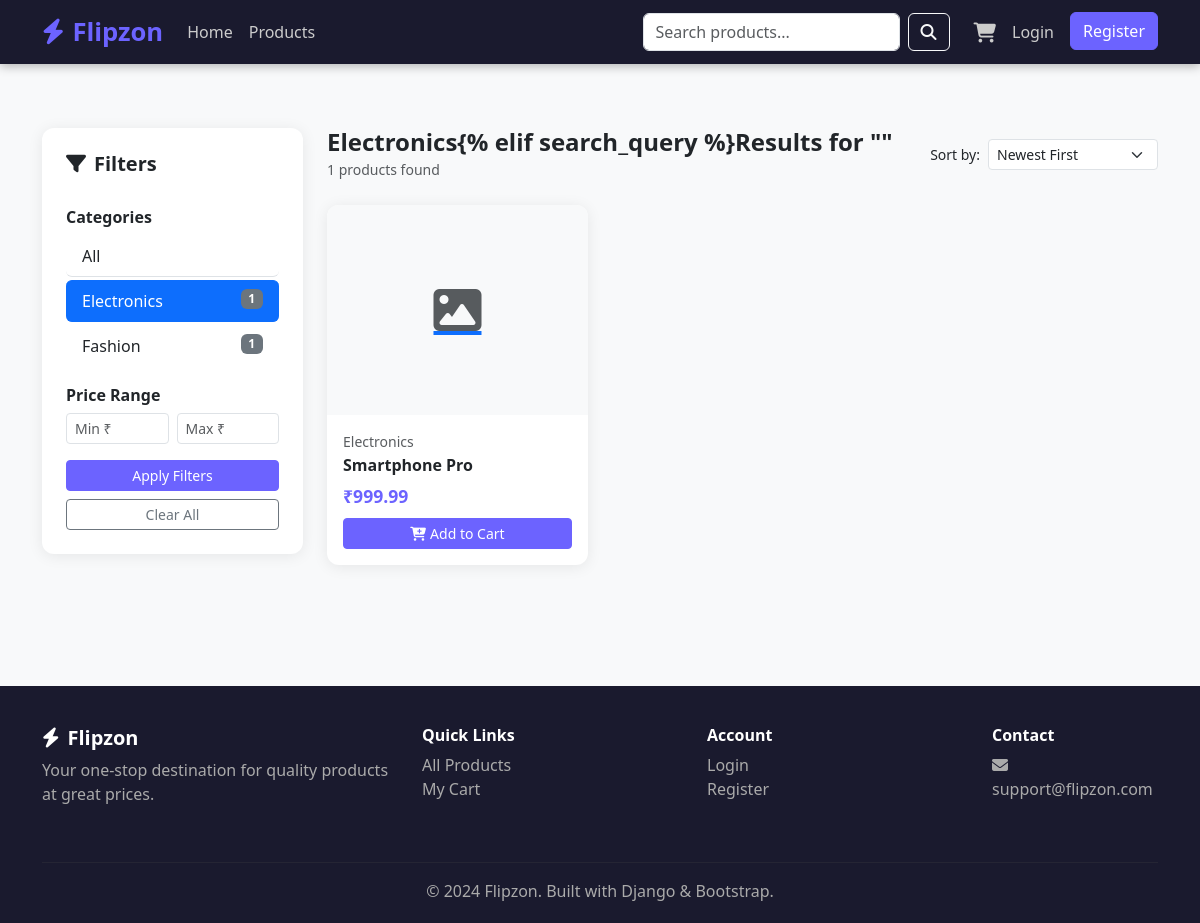
/products/?category=electronics, run on the app's committed database.
### store/models.py (models this page shows, shortened)
class Category(models.Model):
    name = models.CharField(max_length=200)
    slug = models.SlugField(unique=True, blank=True)
    description = models.TextField(blank=True)
    class Meta:
        verbose_name_plural = "Categories"
        ordering = ["name"]

class Product(models.Model):
    category = models.ForeignKey(
        Category,
        on_delete=models.CASCADE,
        related_name="products"
    )
    name = models.CharField(max_length=200)
    slug = models.SlugField(unique=True, blank=True)
    description = models.TextField()
    price = models.DecimalField(
        max_digits=10,
        decimal_places=2
    )
    discount_price = models.DecimalField(
        max_digits=10,
        decimal_places=2,
        blank=True,
        null=True
    )
    image = models.ImageField(
        upload_to="products/",
        blank=True,
        null=True
    )
    stock = models.PositiveIntegerField(default=0)
    available = models.BooleanField(default=True)
    featured = models.BooleanField(default=False)
    created_at = models.DateTimeField(auto_now_add=True)
    class Meta:
        ordering = ["-created_at"]
    @property
    def final_price(self):
        return self.discount_price if self.discount_price else self.price
    @property
    def in_stock(self):
        return self.stock > 0

### store/views.py (the view)
# urls.py: path('products/', views.product_list, name='product_list'),
def product_list(request):
    products = Product.objects.filter(available=True)
    categories = Category.objects.all()
    category_slug = request.GET.get("category")
    search_query = request.GET.get("q", "")
    min_price = request.GET.get("min_price")
    max_price = request.GET.get("max_price")
    sort_by = request.GET.get("sort", "-created_at")
    selected_category = None
    if category_slug:
        selected_category = get_object_or_404(
            Category,
            slug=category_slug
        )
        products = products.filter(category=selected_category)
    if search_query:
        products = products.filter(
            Q(name__icontains=search_query)
            | Q(description__icontains=search_query)
        )
    if min_price:
        products = products.filter(price__gte=min_price)
    if max_price:
        products = products.filter(price__lte=max_price)
    sort_map = {
        "price_asc": "price",
        "price_desc": "-price",
        "name": "name",
        "-created_at": "-created_at",
    }
    products = products.order_by(
        sort_map.get(sort_by, "-created_at")
    )
    return render(
        request,
        "store/product_list.html",
        {
            "products": products,
            "categories": categories,
            "selected_category": selected_category,
            "search_query": search_query,
            "sort_by": sort_by,
        },
    )

### cart/context_processors.py (called while the page is built)
def cart_count(request):
    count = 0
    try:
        if request.user.is_authenticated:
            cart = Cart.objects.filter(user=request.user).first()
        else:
            sk = request.session.session_key
            cart = Cart.objects.filter(session_key=sk).first() if sk else None
        if cart:
            count = cart.total_items
    except Exception:
        pass
    return {'cart_count': count}

### templates/store/product_list.html (shortened to what this page needs)
{% extends 'base.html' %} {% block title %}Products - Flipzon{% endblock %}
{% block content %}
<div class="container py-5">
  <div class="row">
    <div class="col-md-3 mb-4">
      <div class="card p-4">
        <h5 class="fw-bold mb-3"><i class="fas fa-filter me-2"></i>Filters</h5>
        <form method="get">
          <h6 class="fw-semibold mt-3">Categories</h6>
          <div class="list-group list-group-flush mb-3">
            <a
              href="{% url 'store:product_list' %}{% if request.GET.q %}?q={{ request.GET.q }}{% endif %}"
              class="list-group-item list-group-item-action {% if not selected_category %}active{% endif %} py-2 rounded mb-1"
              >All</a
            >
            {% for cat in categories %}
            <a
              href="?category={{ cat.slug }}{% if request.GET.q %}&q={{ request.GET.q }}{% endif %}"
              class="list-group-item list-group-item-action {% if selected_category.slug == cat.slug %}active{% endif %} py-2 rounded mb-1"
            >
              {{ cat.name }}
              <span class="badge bg-secondary float-end"
                >{{ cat.products.count }}</span
              >
            </a>
            {% endfor %}
          </div>
          <h6 class="fw-semibold">Price Range</h6>
          <div class="row g-2 mb-3">
            <div class="col-6">
              <input
                type="number"
                class="form-control form-control-sm"
                name="min_price"
                placeholder="Min ₹"
                value="{{ request.GET.min_price }}"
              />
            </div>
            <div class="col-6">
              <input
                type="number"
                class="form-control form-control-sm"
                name="max_price"
                placeholder="Max ₹"
                value="{{ request.GET.max_price }}"
              />
            </div>
          </div>
          <button type="submit" class="btn btn-primary btn-sm w-100">
            Apply Filters
          </button>
          <a
            href="{% url 'store:product_list' %}"
            class="btn btn-outline-secondary btn-sm w-100 mt-2"
            >Clear All</a
          >
        </form>
      </div>
    </div>
    <div class="col-md-9">
      <div class="d-flex justify-content-between align-items-center mb-4">
        <div>
          <h4 class="fw-bold mb-0">
            {% if selected_category %}{{ selected_category.name }}{% elif
            search_query %}Results for "{{ search_query }}"{% else %}All
            Products{% endif %}
          </h4>
          <small class="text-muted">{{ products|length }} products found</small>
        </div>
        <form method="get" class="d-flex align-items-center gap-2">
          <label class="mb-0 text-nowrap small">Sort by:</label>
          <select
            name="sort"
            class="form-select form-select-sm"
            style="width: 170px"
            onchange="this.form.submit()"
          >
            <option
              value="-created_at"
              {% if sort_by == "-created_at" %}selected{% endif %}
            >
              Newest First
            </option>
          </select>
        </form>
      </div>
      {% if products %}
      <div class="row g-4">
        {% for p in products %}
        <div class="col-6 col-md-4">
          <div class="card h-100">
            <a href="{% url 'store:product_detail' p.slug %}">
              {% if p.image %}<img
                src="{{ p.image.url }}"
                class="product-img w-100"
                alt="{{ p.name }}"
              />
              {% else %}
              <div
                class="product-img w-100 bg-light d-flex align-items-center justify-content-center"
              >
                <i class="fas fa-image fa-3x text-muted"></i>
              </div>
              {% endif %}
            </a>
            <div class="card-body d-flex flex-column">
              <small class="text-muted">{{ p.category.name }}</small>
              <h6 class="fw-bold mt-1">
                <a
                  href="{% url 'store:product_detail' p.slug %}"
                  class="text-dark text-decoration-none"
                  >{{ p.name }}</a
                >
              </h6>
              <div class="d-flex align-items-center gap-2 mb-2">
                <span class="price">₹{{ p.final_price }}</span>
              </div>
              <div class="mt-auto">
                {% if p.in_stock %}
                <form action="{% url 'cart:add' p.id %}" method="post">
                  <button class="btn btn-primary btn-sm w-100">
                    <i class="fas fa-cart-plus me-1"></i>Add to Cart
                  </button>
                </form>
                {% else %}
                <button class="btn btn-secondary btn-sm w-100" disabled>
                  Out of Stock
                </button>
                {% endif %}
              </div>
            </div>
          </div>
        </div>
        {% endfor %}
      </div>
      {% endif %}
    </div>
  </div>
</div>
{% endblock %}

### templates/base.html (style rules this page uses)
:root { --primary: #6c63ff; --secondary: #f5a623; --dark: #1a1a2e; }
body { font-family: "Segoe UI", sans-serif; background: #f8f9fa; }
.btn-primary { background: var(--primary); border-color: var(--primary); }
.card { border: none; box-shadow: 0 2px 15px rgba(0, 0, 0, 0.08); border-radius: 12px; transition: transform 0.2s, box-shadow 0.2s; }
.product-img { height: 210px; object-fit: cover; border-radius: 12px 12px 0 0; }
.price { color: var(--primary); font-weight: 700; font-size: 1.1rem; }

### data on the page
Category: name "Electronics", products.count "1"
Category: name "Fashion", products.count "1"
Product: category.name "Electronics", name "Smartphone Pro", final_price "999.99", stock "Add to Cart"

### other printed values
{{ products|length }} "1"
